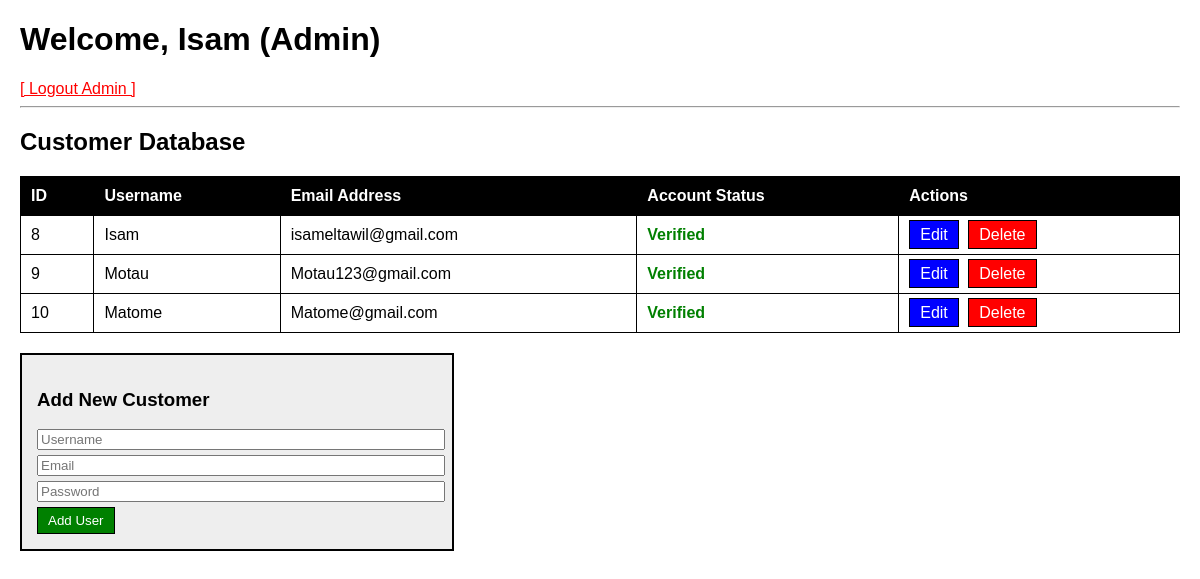
Screenshot of /admin_dashboard.php (signed in) with the database file from the repository.
### tables this page shows
CREATE TABLE `tbluser` (
  `user_id` int(11) NOT NULL,
  `full_name` varchar(100) NOT NULL,
  `email` varchar(150) NOT NULL,
  `username` varchar(50) NOT NULL,
  `password_hash` varchar(255) NOT NULL,
  `delivery_address` text DEFAULT NULL,
  `seller_status` enum('pending','approved','rejected') DEFAULT 'pending',
  `registration_date` timestamp NOT NULL DEFAULT current_timestamp(),
  `is_verified` tinyint(1) DEFAULT 0
);

### admin_dashboard.php (the view, shortened to what this page needs)
<?php
include 'config.php';
?>
<!DOCTYPE html>
<html>
<head>
</head>
<body>
    <h1>Welcome, <?php echo $_SESSION['admin_name']; ?> (Admin)</h1>
    <a href="admin_login.php" style="color:red;">[ Logout Admin ]</a>
    <hr>
    <h2>Customer Database</h2>
    <table>
        <tr>
            <th>ID</th>
            <th>Username</th>
            <th>Email Address</th>
            <th>Account Status</th>
            <th>Actions</th>
        </tr>
        <?php
        $result = $conn->query("SELECT * FROM tbluser");
        if ($result && $result->num_rows > 0) {
            while($row = $result->fetch_assoc()) {
                $status_text = ($row['is_verified'] == 1) ? "<span style='color:green; font-weight:bold;'>Verified</span>" : "<span style='color:orange; font-weight:bold;'>Pending</span>";
                echo "<tr>";
                echo "<td>" . $row['user_id'] . "</td>";
                echo "<td>" . htmlspecialchars($row['username']) . "</td>";
                echo "<td>" . htmlspecialchars($row['email']) . "</td>";
                echo "<td>" . $status_text . "</td>";
                echo "<td>";
                echo "<a href='admin_dashboard.php?edit=" . $row['user_id'] . "' class='btn' style='background-color: blue; margin-right: 5px;'>Edit</a>
                      <a href='admin_dashboard.php?delete=" . $row['user_id'] . "' class='btn btn-red' onclick=\"return confirm('Are you sure you want to delete this user?');\">Delete</a>
                    </td>";
                echo "</tr>";
            }
        } else {
            echo "<tr><td colspan='5'>No customers found.</td></tr>";
        }
        ?>
    </table>
    <div class="panel">
        <h3>Add New Customer</h3>
        <form action="admin_dashboard.php" method="POST">
            <input type="text" name="username" placeholder="Username" required style="width:100%; margin-bottom:5px;"><br>
            <input type="email" name="email" placeholder="Email" required style="width:100%; margin-bottom:5px;"><br>
            <input type="password" name="password" placeholder="Password" required style="width:100%; margin-bottom:5px;"><br>
            <button type="submit" name="add_user" class="btn btn-green">Add User</button>
        </form>
    </div>
</body>
</html>

### admin_dashboard.php (style rules this page uses)
body { font-family: Arial, sans-serif; margin: 20px; }
table { width: 100%; border-collapse: collapse; margin-top: 20px; }
th, td { border: 1px solid black; padding: 10px; text-align: left; }
th { background-color: black; color: white; }
.btn { padding: 5px 10px; text-decoration: none; color: white; background-color: black; border: 1px solid black; cursor: pointer; }
.btn-red { background-color: red; }
.btn-green { background-color: green; }
.panel { border: 2px solid black; padding: 15px; margin-top: 20px; max-width: 400px; background: #eee; }

### rows the page displays
tbluser: user_id "8", username "Isam", email "isameltawil@gmail.com", is_verified "Verified"
tbluser: user_id "9", username "Motau", email "Motau123@gmail.com", is_verified "Verified"
tbluser: user_id "10", username "Matome", email "Matome@gmail.com", is_verified "Verified"

### other values shown
$_SESSION['admin_name'] "Isam"
